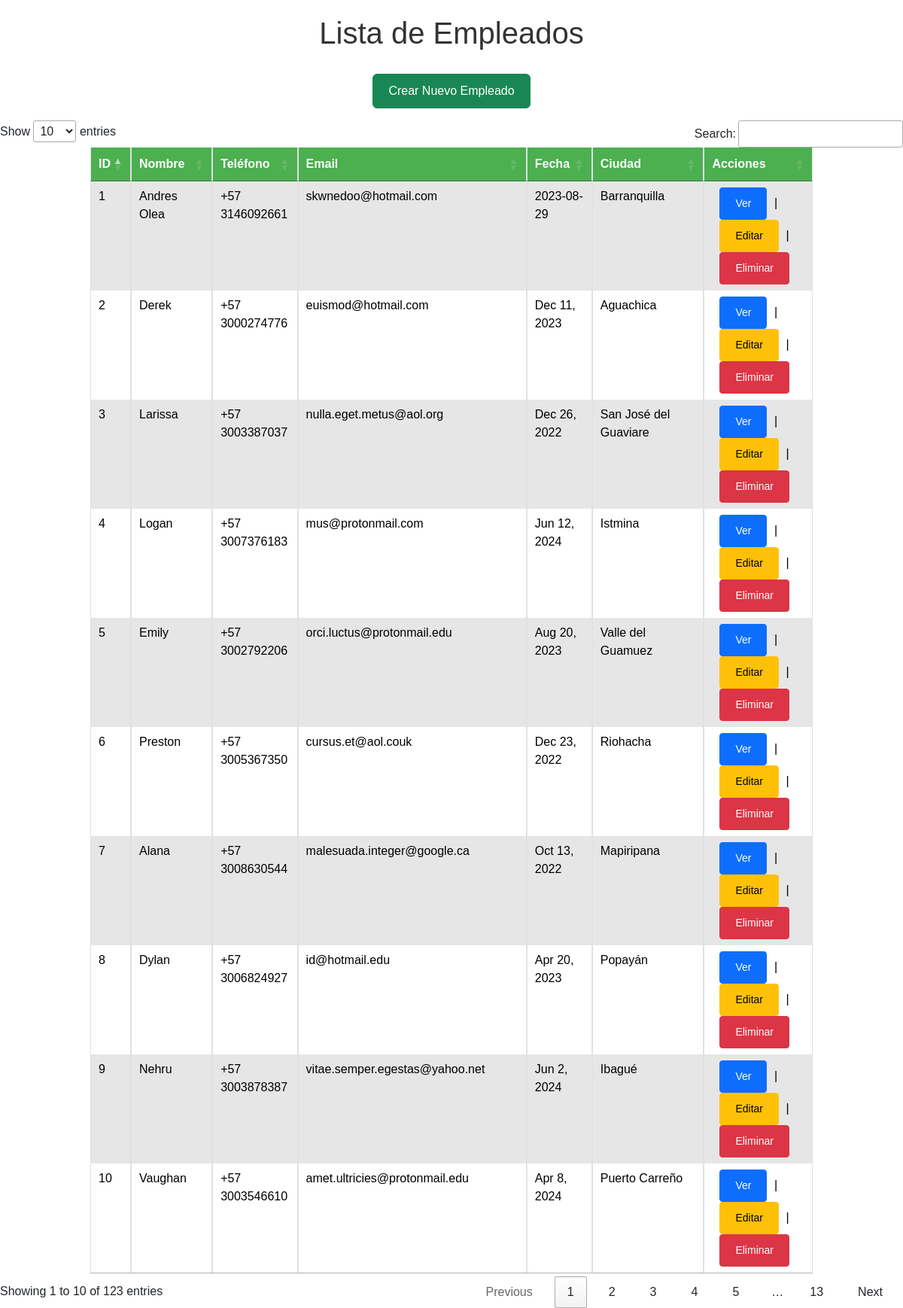
The page / on the database its author committed.
### tables this page shows
CREATE TABLE `mytable` (
  `id` mediumint(8) UNSIGNED NOT NULL,
  `Nombre` varchar(255) DEFAULT NULL,
  `Telefono` varchar(100) DEFAULT NULL,
  `Email` varchar(255) DEFAULT NULL,
  `Fecha` varchar(255) DEFAULT NULL,
  `Ciudad` varchar(255) DEFAULT NULL
);

### Employee.php (called while the page is built, shortened)
<?php
class Employee {
    private $conn;
    private $table_name = 'myTable';
    public function __construct($db) {
        $this->conn = $db;
    }
    public function read() {
        $query = "SELECT * FROM " . $this->table_name;
        $stmt = $this->conn->prepare($query);
        $stmt->execute();
        return $stmt;
    }
}
?>

### index.php (the view, shortened to what this page needs)
<!DOCTYPE html>
<html lang="en">
<head>
    <link href="https://cdn.jsdelivr.net/npm/bootstrap@5.3.1/dist/css/bootstrap.min.css" rel="stylesheet">
    <link rel="stylesheet" type="text/css" href="https://cdn.datatables.net/1.10.25/css/jquery.dataTables.min.css">
    <link rel="stylesheet" type="text/css" href="style.css">
</head>
<body>
    <?php
    include_once 'Employee.php';
    $database = new Database();
    $db = $database->getConnection();
    $employee = new Employee($db);
    echo "<h1 class='text-center'>Lista de Empleados</h1>";
    echo "<div class='text-center mb-3'>";
    echo "<a href='create.php' class='btn btn-success'>Crear Nuevo Empleado</a>";
    echo "</div>";
    $stmt = $employee->read();
    if($stmt->rowCount() > 0) {
        echo "<table id='employees' class='table table-striped table-bordered table-hover'>";
        echo "<thead>";
        echo "<tr>";
        echo "<th>ID</th>";
        echo "<th>Nombre</th>";
        echo "<th>Teléfono</th>";
        echo "<th>Email</th>";
        echo "<th>Fecha</th>";
        echo "<th>Ciudad</th>";
        echo "<th>Acciones</th>";
        echo "</tr>";
        echo "</thead>";
        echo "<tbody>";
        while($row = $stmt->fetch(PDO::FETCH_ASSOC)) {
            echo "<tr>";
            echo "<td>" . $row['id'] . "</td>";
            echo "<td>" . $row['Nombre'] . "</td>";
            echo "<td>" . $row['Telefono'] . "</td>";
            echo "<td>" . $row['Email'] . "</td>";
            echo "<td>" . $row['Fecha'] . "</td>";
            echo "<td>" . $row['Ciudad'] . "</td>";
            echo "<td>";
            echo "<a href='read_one.php?id=" . $row['id'] . "' class='btn btn-primary btn-sm'>Ver </a> |";
            echo "<a href='update.php?id=" . $row['id'] . "' class='btn btn-warning btn-sm'>Editar </a> |";
            echo "<a href='delete.php?id=" . $row['id'] . "' class='btn btn-danger btn-sm'>Eliminar </a>";
            echo "</td>";
            echo "</tr>";
        }
        echo "</tbody>";
        echo "</table>";
    } else {
        echo "<p>No se encontraron empleados.</p>";
    }
    ?>
</body>
</html>

### style.css (style rules this page uses)
body { font-family: Arial, sans-serif; }
h1 { text-align: center; color: #333; margin-bottom: 30px; margin-top: 20px; }
.table { margin: auto; width: 80% !important; }
.table th { background-color: #4CAF50; color: white; }
a { margin: 0 10px; }
.table-striped > tbody > tr:nth-child(odd) > td, .table-striped > tbody > tr:nth-child(odd) > th { background-color: #f2f2f2; }
.btn-sm { margin-right: 5px; }
.btn { padding: 10px 20px; }

### rows shown on the page
mytable: id "1", Nombre "Andres Olea", Telefono "+57 3146092661", Email "skwnedoo@hotmail.com", Fecha "2023-08-29", Ciudad "Barranquilla"
mytable: id "2", Nombre "Derek", Telefono "+57 3000274776", Email "euismod@hotmail.com", Fecha "Dec 11, 2023", Ciudad "Aguachica"
mytable: id "3", Nombre "Larissa", Telefono "+57 3003387037", Email "nulla.eget.metus@aol.org", Fecha "Dec 26, 2022", Ciudad "San José del Guaviare"
mytable: id "4", Nombre "Logan", Telefono "+57 3007376183", Email "mus@protonmail.com", Fecha "Jun 12, 2024", Ciudad "Istmina"
mytable: id "5", Nombre "Emily", Telefono "+57 3002792206", Email "orci.luctus@protonmail.edu", Fecha "Aug 20, 2023", Ciudad "Valle del Guamuez"
mytable: id "6", Nombre "Preston", Telefono "+57 3005367350", Email "cursus.et@aol.couk", Fecha "Dec 23, 2022", Ciudad "Riohacha"
mytable: id "7", Nombre "Alana", Telefono "+57 3008630544", Email "malesuada.integer@google.ca", Fecha "Oct 13, 2022", Ciudad "Mapiripana"
mytable: id "8", Nombre "Dylan", Telefono "+57 3006824927", Email "id@hotmail.edu", Fecha "Apr 20, 2023", Ciudad "Popayán"
mytable: id "9", Nombre "Nehru", Telefono "+57 3003878387", Email "vitae.semper.egestas@yahoo.net", Fecha "Jun 2, 2024", Ciudad "Ibagué"
mytable: id "10", Nombre "Vaughan", Telefono "+57 3003546610", Email "amet.ultricies@protonmail.edu", Fecha "Apr 8, 2024", Ciudad "Puerto Carreño"
